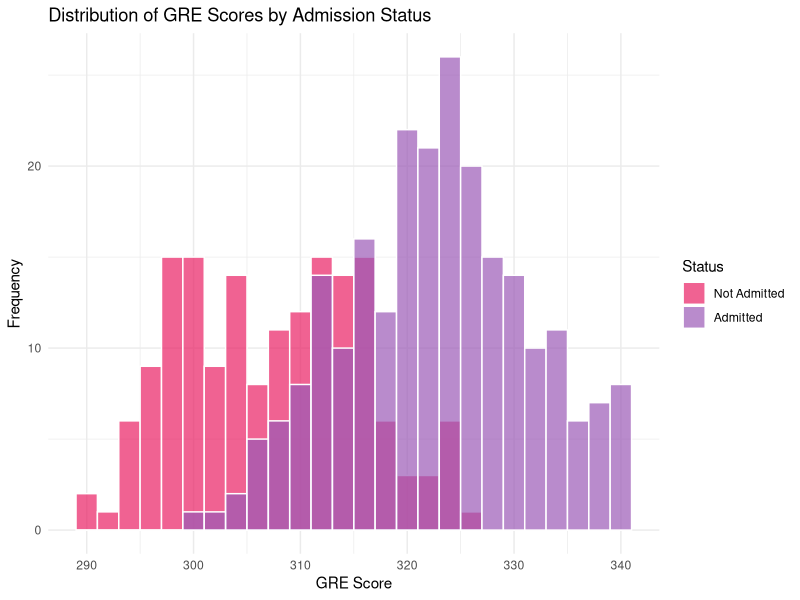
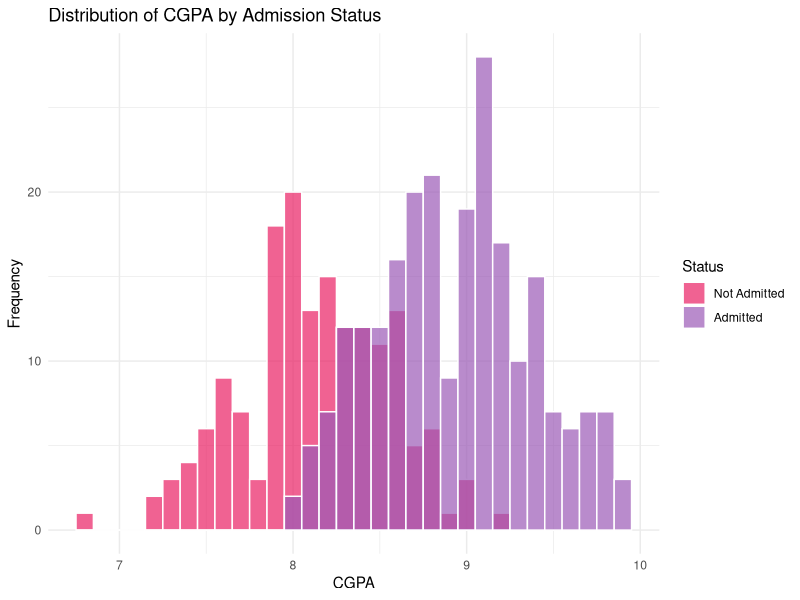
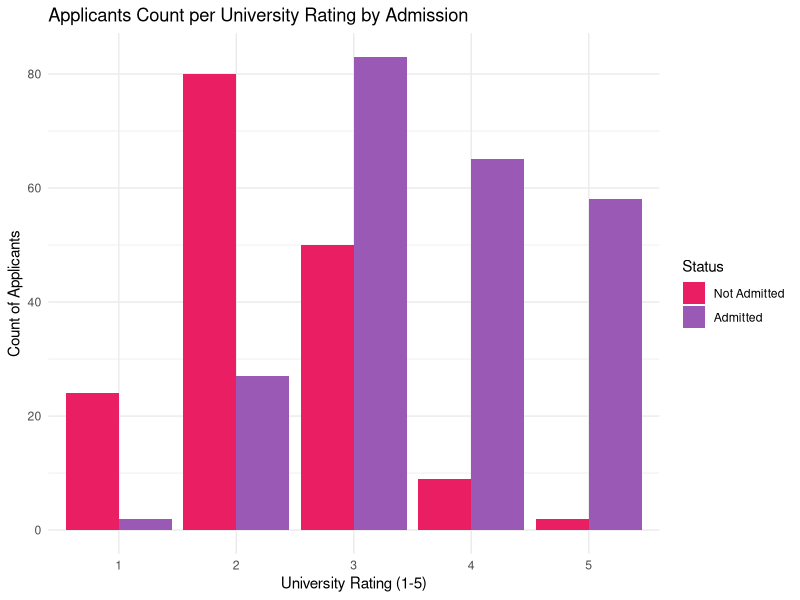
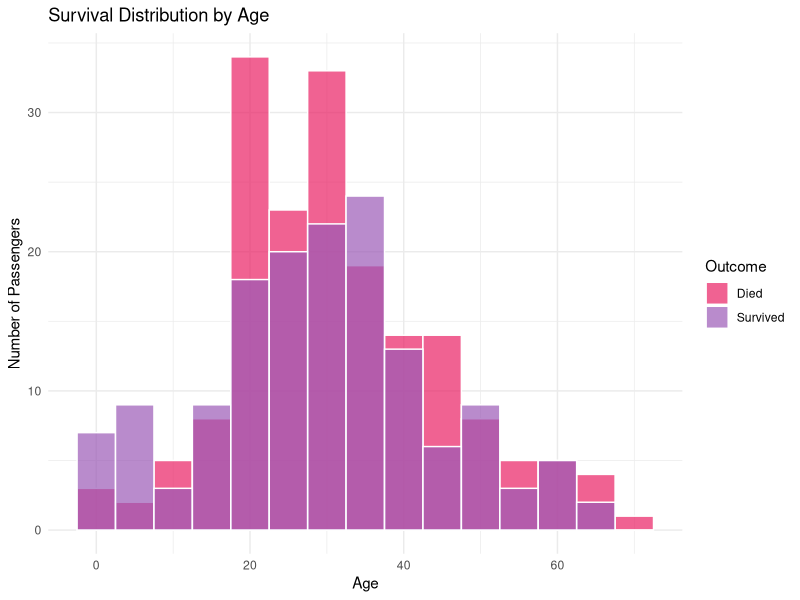
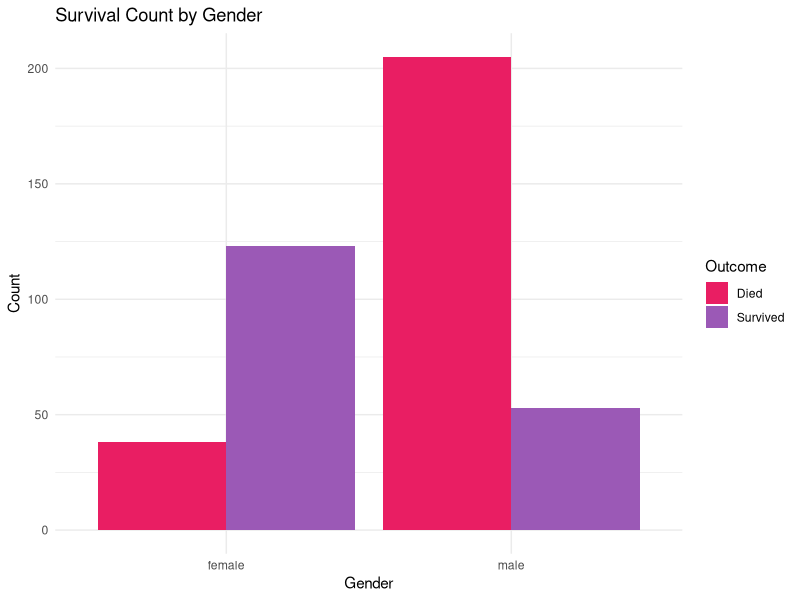
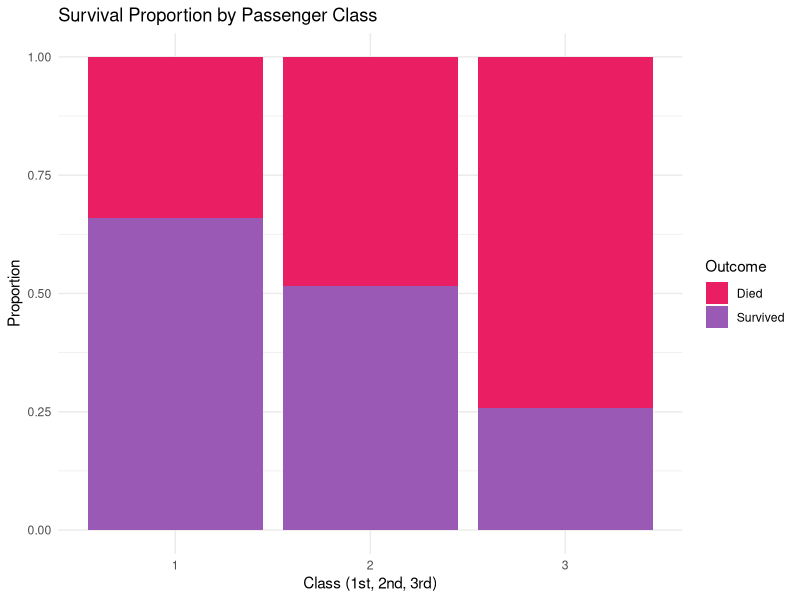
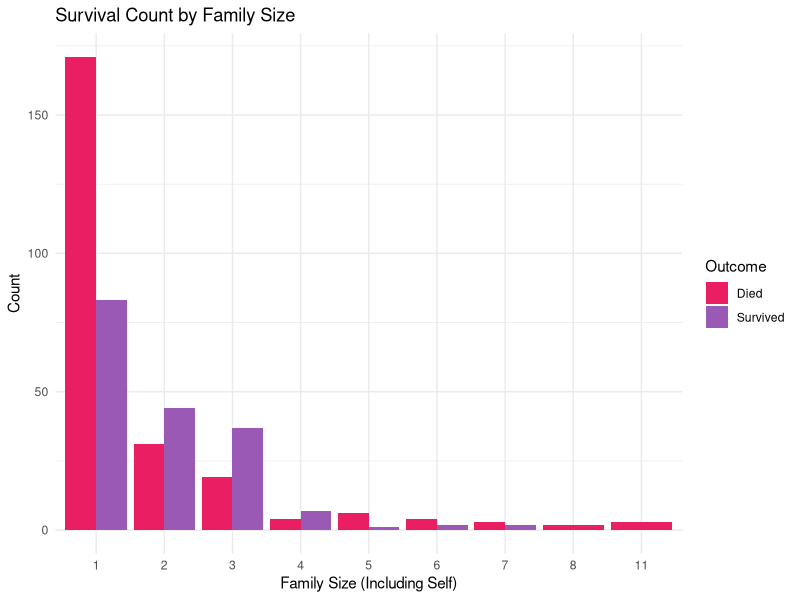

Write R code to recreate these figures, in order.
## ---- chunk 1
library(dplyr)
library(tidyr)
library(ggplot2)
library(knitr)

admissions_data <- read.csv("admission.csv")
titanic_data <- read.csv("titanic.csv")

get_mode <- function(v) {
  uniqv <- unique(na.omit(v))
  uniqv[which.max(tabulate(match(v, uniqv)))]
}
## ---- chunk 2
library(dplyr)
library(tidyr)
library(knitr)

metadata <- data.frame(
  Feature = c("GRE.Score", "TOEFL.Score", "University.Rating", "SOP", "CGPA", "Research", "Admission"),
  Meaning = c("GRE Exam Score", "TOEFL Exam Score", "University Prestige Rating", 
              "Statement of Purpose Strength", "Undergraduate GPA", 
              "Research Experience", "Admission Status"),
  Type = c("Numeric (Continuous)", "Numeric (Continuous)", "Categorical (Ordinal)", 
           "Numeric (Ordinal)", "Numeric (Continuous)", "Categorical (Binary)", "Categorical (Binary)")
)

stats_values <- admissions_data %>%
  select(GRE.Score, TOEFL.Score, University.Rating, SOP, CGPA, Research, Admission) %>%
  summarise(across(everything(), list(
    Mean = ~mean(.x, na.rm = TRUE),
    Median = ~median(.x, na.rm = TRUE),
    SD = ~sd(.x, na.rm = TRUE),
    Min = ~min(.x, na.rm = TRUE),
    Max = ~max(.x, na.rm = TRUE)
  ))) %>%
  pivot_longer(cols = everything(), names_to = c("Feature", ".value"), names_sep = "_")

final_summary_table <- metadata %>%
  left_join(stats_values, by = "Feature")

kable(final_summary_table, digits = 2, 
      caption = "Detailed Feature Descriptions and Statistics")
## ---- chunk 3
research_summary <- admissions_data %>%
  group_by(Research) %>%
  summarise(Mean_CGPA = mean(CGPA, na.rm = TRUE)) %>%
  mutate(Variable_Types = "Research (Binary) vs CGPA (Continuous)")

kable(research_summary, 
      digits = 2, 
      col.names = c("Research Experience (0/1)", "Mean CGPA", "Variables Types"),
      caption = "Mean CGPA Comparison by Research Experience")
## ---- chunk 4
toefl_analysis <- admissions_data %>%
  group_by(University.Rating) %>%
  summarise(Mean_TOEFL = mean(TOEFL.Score, na.rm = TRUE)) %>%
  mutate(
    Rating_Type = "Categorical (Ordinal)",
    TOEFL_Type = "Numerical (Continuous)"
  )

kable(toefl_analysis, 
      digits = 2,
      col.names = c("University Rating", "Mean TOEFL", "Rating Type", "TOEFL Type"),
      caption = "Mean TOEFL Score by University Rating")
## ---- chunk 5
# Helper function to find the mode 
get_mode <- function(v) {
  uniqv <- unique(na.omit(v))
  uniqv[which.max(tabulate(match(v, uniqv)))]
}

admissions_data <- admissions_data %>%
  mutate(
    GRE.Score = ifelse(is.na(GRE.Score), median(GRE.Score, na.rm = TRUE), GRE.Score),
    
    Research = ifelse(is.na(Research), get_mode(Research), Research),
    
    CGPA = ifelse(is.na(CGPA), mean(CGPA, na.rm = TRUE), CGPA)
  )

# Verify that no missing values remain
sum(is.na(admissions_data))
## ---- chunk 6
library(ggplot2)

ggplot(admissions_data, aes(x = GRE.Score, fill = as.factor(Admission))) +
  geom_histogram(binwidth = 2, color = "white", alpha = 0.7, position = "identity") +
  scale_fill_manual(values = c("#e91e63", "#9b59b6"), labels = c("Not Admitted", "Admitted")) +
  labs(title = "Distribution of GRE Scores by Admission Status",
       x = "GRE Score",
       y = "Frequency",
       fill = "Status") +
  theme_minimal()
## ---- chunk 7
ggplot(admissions_data, aes(x = CGPA, fill = as.factor(Admission))) +
  geom_histogram(binwidth = 0.1, color = "white", alpha = 0.7, position = "identity") +
  scale_fill_manual(values = c("#e91e63", "#9b59b6"), labels = c("Not Admitted", "Admitted")) +
  labs(title = "Distribution of CGPA by Admission Status",
       x = "CGPA",
       y = "Frequency",
       fill = "Status") +
  theme_minimal()
## ---- chunk 8
ggplot(admissions_data, aes(x = as.factor(University.Rating), fill = as.factor(Admission))) +
  geom_bar(position = "dodge") +
  scale_fill_manual(values = c("#e91e63", "#9b59b6"), labels = c("Not Admitted", "Admitted")) +
  labs(title = "Applicants Count per University Rating by Admission",
       x = "University Rating (1-5)",
       y = "Count of Applicants",
       fill = "Status") +
  theme_minimal()
## ---- chunk 9
library(dplyr)
library(tidyr)
library(knitr)

titanic_data <- read.csv("titanic.csv")

titanic_summary <- titanic_data %>%
  select(Age, Fare, Pclass, Survived) %>%
  summarise(across(everything(), list(
    Mean = ~mean(.x, na.rm = TRUE),
    Median = ~median(.x, na.rm = TRUE),
    SD = ~sd(.x, na.rm = TRUE),
    Min = ~min(.x, na.rm = TRUE),
    Max = ~max(.x, na.rm = TRUE)
  ))) %>%
  pivot_longer(cols = everything(), names_to = c("Feature", ".value"), names_sep = "_")
 
kable(titanic_summary, digits = 2, caption = "Descriptive Statistics for Titanic Dataset")
## ---- chunk 10
age_survival <- titanic_data %>%
  group_by(Survived) %>%
  summarise(Mean_Age = mean(Age, na.rm = TRUE)) %>%
  mutate(Variable_Types = "Survived (Binary) vs Age (Continuous)")

kable(age_survival, digits = 2, col.names = c("Survived (0/1)", "Mean Age", "Variable Types"))
## ---- chunk 11

survival_rates <- titanic_data %>%
  group_by(Sex, Pclass) %>%
  summarise(Survival_Rate = mean(Survived, na.rm = TRUE),
            Passenger_Count = n()) %>%
  mutate(Sex_Type = "Categorical (Binary)",
         Pclass_Type = "Categorical (Ordinal)")


kable(survival_rates, 
      digits = 2, 
      col.names = c("Gender", "Class", "Survival Rate", "Count", "Gender Type", "Class Type"),
      caption = "Survival Rates by Gender and Class")
## ---- chunk 12

fare_analysis <- titanic_data %>%
  group_by(Pclass, Survived) %>%
  summarise(Mean_Fare = mean(Fare, na.rm = TRUE),
            .groups = 'drop') %>%
  mutate(Fare_Type = "Numerical (Continuous)",
         Pclass_Type = "Categorical (Ordinal)",
         Survived_Type = "Categorical (Binary)")


kable(fare_analysis, 
      digits = 2, 
      col.names = c("Class", "Survived (0/1)", "Mean Fare", "Fare Type", "Class Type", "Survived Type"),
      caption = "Mean Fare by Survival and Passenger Class")
## ---- chunk 13

family_analysis <- titanic_data %>%
  mutate(Family_Size = SibSp + Parch + 1) %>%
  group_by(Family_Size) %>%
  summarise(Survival_Rate = mean(Survived, na.rm = TRUE),
            Passenger_Count = n()) %>%
  mutate(FamilySize_Type = "Numerical (Discrete)",
         Survival_Type = "Categorical (Binary)")

kable(family_analysis, 
      digits = 2, 
      col.names = c("Family Size", "Survival Rate", "Count", "Family Size Type", "Survival Type"),
      caption = "Survival Rate by Family Size")
## ---- chunk 14
library(ggplot2)

ggplot(titanic_data, aes(x = Age, fill = as.factor(Survived))) +
  geom_histogram(binwidth = 5, color = "white", alpha = 0.7, position = "identity") +
  scale_fill_manual(values = c("#e91e63", "#9b59b6"), 
                    labels = c("Died", "Survived")) +
  labs(title = "Survival Distribution by Age",
       x = "Age",
       y = "Number of Passengers",
       fill = "Outcome") +
  theme_minimal()
## ---- chunk 15
ggplot(titanic_data, aes(x = Sex, fill = as.factor(Survived))) +
  geom_bar(position = "dodge") +
  scale_fill_manual(values = c("#e91e63", "#9b59b6"), 
                    labels = c("Died", "Survived")) +
  labs(title = "Survival Count by Gender",
       x = "Gender",
       y = "Count",
       fill = "Outcome") +
  theme_minimal()
## ---- chunk 16
ggplot(titanic_data, aes(x = as.factor(Pclass), fill = as.factor(Survived))) +
  geom_bar(position = "fill") + # Shows proportions
  scale_fill_manual(values = c("#e91e63", "#9b59b6"), 
                    labels = c("Died", "Survived")) +
  labs(title = "Survival Proportion by Passenger Class",
       x = "Class (1st, 2nd, 3rd)",
       y = "Proportion",
       fill = "Outcome") +
  theme_minimal()
## ---- chunk 17
# Adding a temporary Family Size column for the plot
titanic_data$FamilySize <- titanic_data$SibSp + titanic_data$Parch + 1

ggplot(titanic_data, aes(x = as.factor(FamilySize), fill = as.factor(Survived))) +
  geom_bar(position = "dodge") +
  scale_fill_manual(values = c("#e91e63", "#9b59b6"), 
                    labels = c("Died", "Survived")) +
  labs(title = "Survival Count by Family Size",
       x = "Family Size (Including Self)",
       y = "Count",
       fill = "Outcome") +
  theme_minimal()
